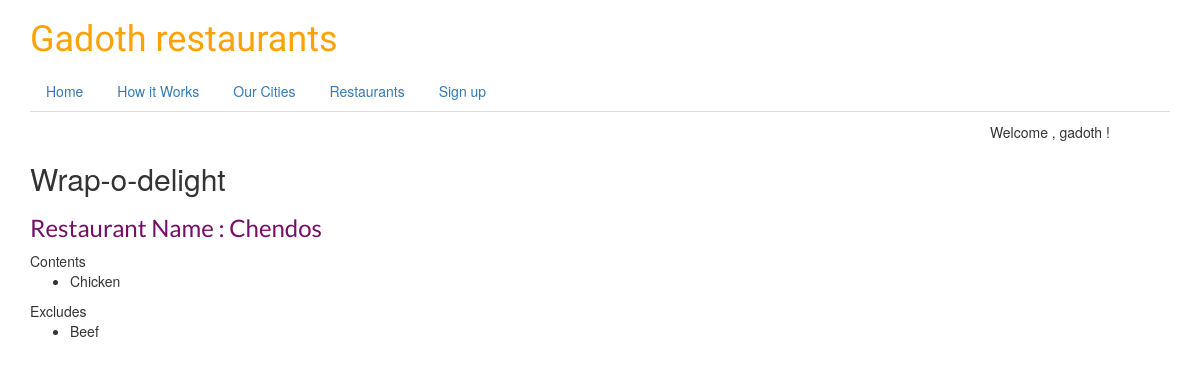
/items/4/ (signed in), run on an earlier commit of the app's database.
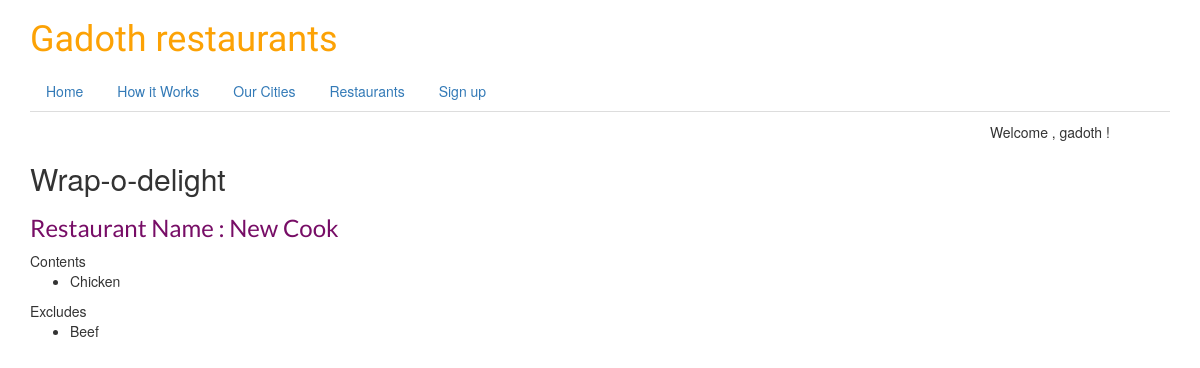
And on a later commit of the database.
### menu/models.py (models this page shows, shortened)
class Item(models.Model):
    user = models.ForeignKey(settings.AUTH_USER_MODEL)
    restaurant = models.ForeignKey(restaurantLocations)
    name = models.CharField(max_length=120)
    contents = models.TextField(help_text='separate each item with a comma')
    excludes = models.TextField(blank=True,null=True,help_text='separate each item with a comma')
    public = models.BooleanField(default=True)
    created = models.DateTimeField(auto_now_add=True, blank=True)
    modified = models.DateTimeField(auto_now=True)
    class Meta:
        ordering = ['-modified','-created']
    def get_contents(self):
        return self.contents.split(",")
    def get_excludes(self):
        return self.excludes.split(",")

### restaurants/models.py (models this page shows, shortened)
class restaurantLocations(models.Model):
    owner       = models.ForeignKey(User)
    name        = models.CharField(max_length=120)
    location    = models.CharField(max_length=120,null=True,blank=True)
    category    = models.CharField(max_length=120,null=True,blank=True,validators=[category_validator])
    created     = models.DateTimeField(auto_now_add=True,blank=True)
    modified    = models.DateTimeField(auto_now=True)
    slug        = models.SlugField(null=True,blank=True)

### menu/views.py (the view)
# urls.py: url(r'^(?P<pk>\d+)/$', Item_DetailView.as_view(),name='detail'),
class Item_DetailView(DetailView):
    def get_queryset(self):
        return Item.objects.filter(user=self.request.user)

### menu/templates/menu/item_detail.html (shortened to what this page needs)
{% extends 'base.html' %}
{% block page %}
<h2>{{object.name}}</h2>
<h3>Restaurant Name : {{object.restaurant.name}}</h3>
            {% if object.contents %}
                Contents
                <ul>
                    {% for item in object.get_contents %}
                        <li> {{ item }}</li>
                    {% endfor %}
                </ul>
            {% endif %}
            {% if object.excludes %}
                Excludes
                <ul>
                    {% for item in object.get_excludes %}
                        <li> {{ item }}</li>
                    {% endfor %}
                </ul>
            {% endif %}
{% endblock %}

What changed in the data, as far as the page shows it:
changed Item "Wrap-o-delight": restaurant.name "Chendos" → "New Cook"
